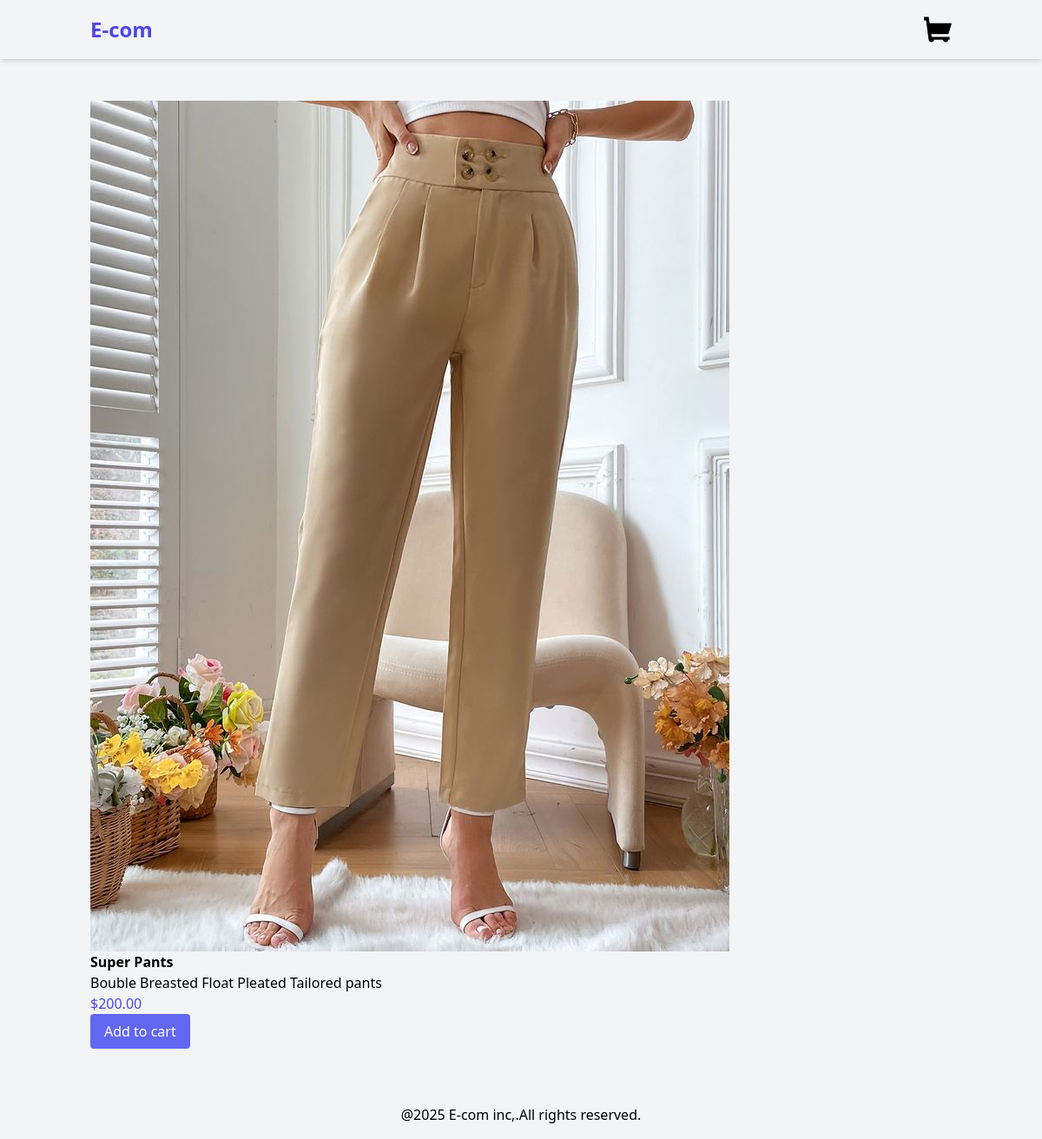
The app's page /product/6/super-pants/ with its own data.
### products/models.py (models this page shows, shortened)
class Product(models.Model):
    category=models.ForeignKey(Category,related_name="products",on_delete=models.CASCADE)
    name=models.CharField( max_length=250)
    slug=models.SlugField(max_length=250)
    description=models.TextField(max_length=250,blank=True)
    price=models.DecimalField(max_digits=10,decimal_places=2)
    available=models.BooleanField(default=True)
    created=models.DateTimeField(auto_now_add=True)
    updated=models.DateTimeField(auto_now=True)
    image=models.ImageField(upload_to='products',blank=True,null=True)

### products/views.py (the view)
# urls.py: path('product/<int:id>/<slug:slug>/',views.product_detail,name='product_detail'),
def product_detail(request,id,slug):
    product=get_object_or_404(Product,id=id,slug=slug,available=True)
    return render(request,'products/product/detail.html',context={'product':product})

### products/templates/products/product/detail.html (shortened to what this page needs)
{% extends 'base.html' %}
{% block content %}
<div class="container mx-auto p-4 flex">
<div>
    {% if product.image %}
    <img src="{{product.image.url}}" alt={{product.name}} class="max-h-[80vh]">
    {% else %}
    <p>product is not available</p>
    {% endif %}
    <h3 class="font-semibold">{{product.name}}</h3>
    <p>{{product.description}}</p>
    <p class="text-indigo-600">${{product.price}}</p>
    <form action="{% url 'cart:cart_add' product.id%}" method="post" id="add-to-cart-form">
        <button type="submit" class="bg-indigo-500 text-white py-2 px-4 rounded">Add to cart</button>
    </form>
</div>
</div>
{% endblock %}

### records on screen
Product: image (picture), name "Super Pants", description "Bouble Breasted Float Pleated Tailored pants", price "200.00"
